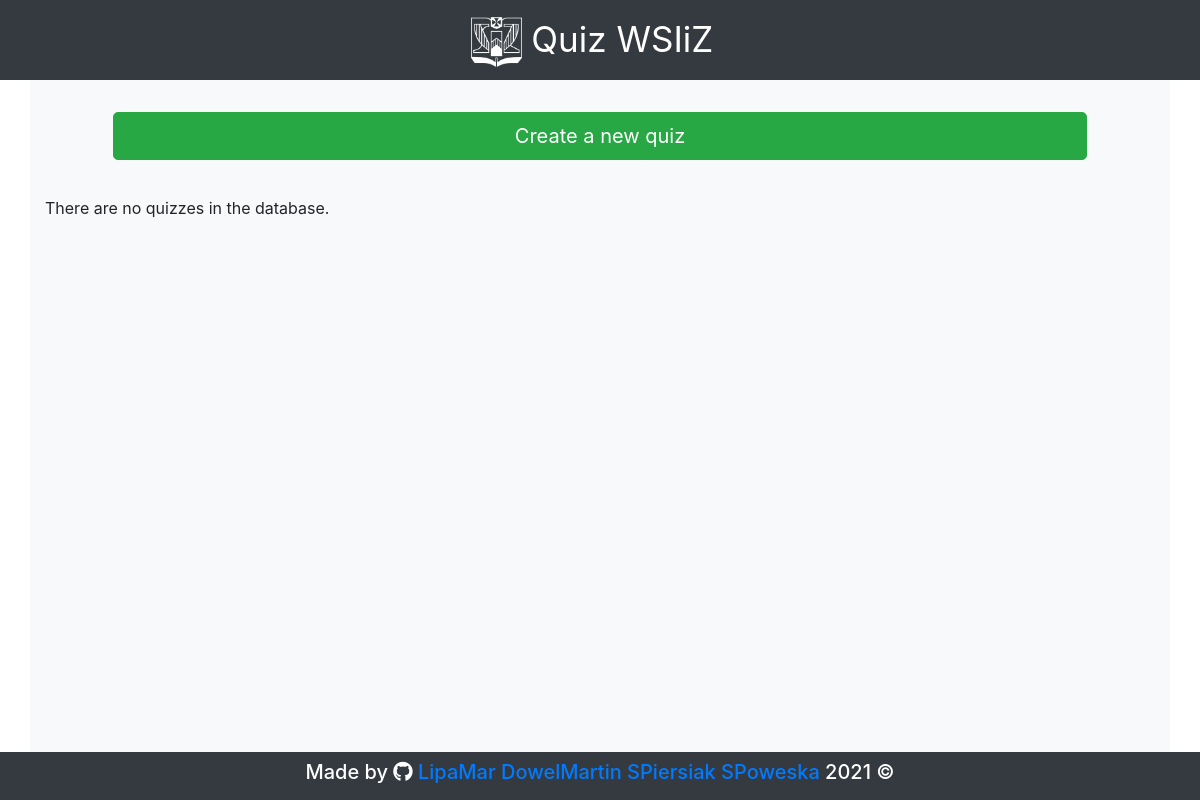
Before: / with the older database file.
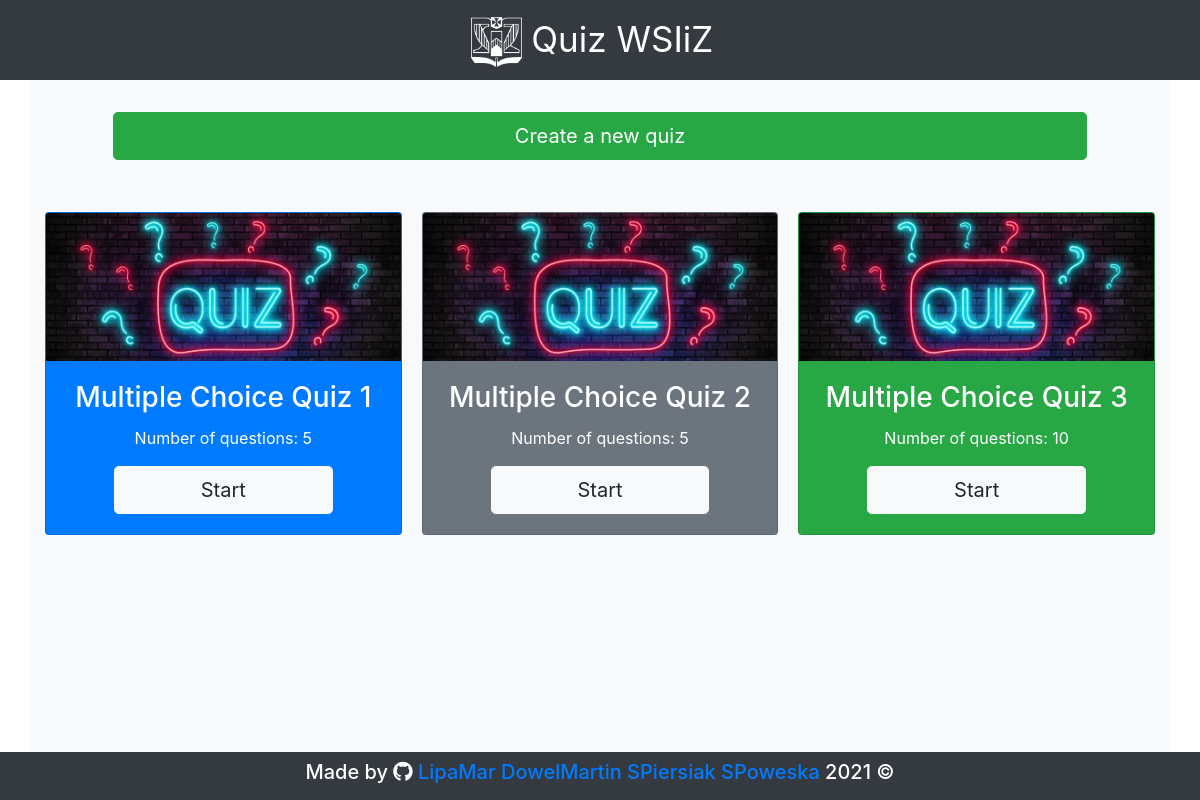
After: the same page with the newer database file.
### quiz_app/models.py (models this page shows, shortened)
class Quiz(models.Model):
    quiz_title = models.CharField(max_length=300)
    num_questions = models.IntegerField(default=0)

### quiz_app/views.py (the view)
# urls.py: path('', views.index, name='index'),
def index(request):
    all_quizzes = Quiz.objects.all()
    for quiz in all_quizzes:
        if len(quiz.question_set.all()) == 0:
            quiz.delete()
            all_quizzes = Quiz.objects.all()
    context = {'all_quizzes': all_quizzes,
               'title': 'Quiz WSIiZ'}
    return render(request, 'index.html', context)

### quiz_app/templatetags/colors.py (called while the page is built)
@register.simple_tag
def color(a):
    return colors[a % 7]

### quiz_app/templates/index.html
{% extends "base.html" %}
{% block body %}
    <div class="mt-2 mb-3">
        <div class="card-body">
            <a class="btn btn-success btn-lg d-flex justify-content-center mx-5" href="{% url 'quiz:create_quiz_page' %}">Create a new quiz</a>
        </div>
    </div>
    {% if all_quizzes %}
        <div class="card-columns text-white">
            {% for object in all_quizzes %}
                {% load colors %}
                <div class="card my-3 bg-{% color forloop.counter0 %}">
                <img class="card-img-top"
                     src="static/quiz_app/quiz.png"
                     alt="Card image cap">
                    <div class="card-body text-center">
                        <h3 class="card-title">{{ object.quiz_title }}</h3>
                        <p>Number of questions: {{ object.num_questions }}</p>
                        <a class="btn btn-light btn-lg d-flex justify-content-center mx-5"
                           href="{% url 'quiz:single_quiz_page' object.id %}">Start</a>
                    </div>
                </div>
            {% endfor %}
        </div>
    {% else %}
        <p>There are no quizzes in the database.</p>
    {% endif %}
{% endblock %}

### quiz_app/templates/base.html (shortened to what this page needs)
<!DOCTYPE html>
<html lang="pl">
<head>
    <link rel="stylesheet" href="https://maxcdn.bootstrapcdn.com/bootstrap/4.5.2/css/bootstrap.min.css">
    <link rel="stylesheet" href="https://use.fontawesome.com/releases/v5.6.3/css/all.css"
>
    {% load static %}
    <link rel="stylesheet" type="text/css" href="{% static 'quiz_app/style.css' %}">
</head>
<body>
<nav  class="navbar navbar-expand-lg bg-dark text-white navbar-dark sticky-top d-flex justify-content-center">
    <a href="/" class=" navbar-brand"><img src="{% static 'quiz_app/logo.png' %}" height="50px" alt=""> Quiz WSIiZ</a>
</nav>
<div class="container-xl pt-1 pb-5 bg-light min-100">
{% block body%}
{% endblock %}
</div>
<footer class="fixed-bottom bg-dark text-white">
    <div class="text-center h5 p-2">Made by <i class="fab fa-github"></i><a href="https://github.com/LipaMar"> LipaMar </a>
        <a href="https://github.com/DowelMartin"> DowelMartin </a>
        <a href="https://github.com/SPiersiak"> SPiersiak </a>
        <a href="https://github.com/SPoweska"> SPoweska </a> 2021 &copy; </div>
</footer>
</body>
</html>

### quiz_app/static/quiz_app/style.css (style rules this page uses)
.navbar-brand { font-size: 35px; }
html, body { height: 100%; }
.min-100 { min-height: 90%; }

Changed rows visible on the page:
added Quiz: quiz_title "Multiple Choice Quiz 1", num_questions "5"
added Quiz: quiz_title "Multiple Choice Quiz 2", num_questions "5"
added Quiz: quiz_title "Multiple Choice Quiz 3", num_questions "10"
Other visible differences:
text no longer shown: "There are no quizzes in the database."
